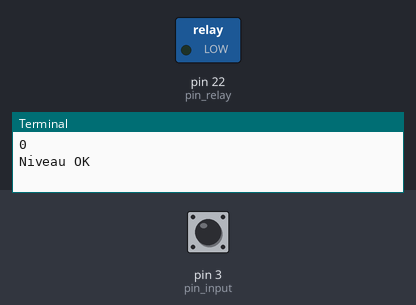
Simulated run of this program. Board: Raspberry Pi (header pin numbers). Shown: switched loads named in the program (green lamp = pin HIGH), the last lines printed to the terminal. The test bench sets the inputs (shaded band); at power-on: pin 3 (pin_input) HIGH. Databases and web services accept everything at once and return nothing; web requests get an empty 200 reply after 0.4 s.

Above: at 1.2 s.
1.3 s: pin 3 (pin_input) pulled LOW for 2.35 s
At 4.8 s:
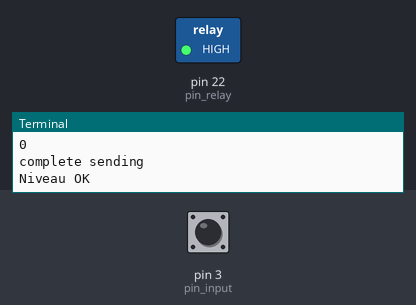
Timing chart, 0 to 7.9 s (numbered marks = the images above; inputs shaded):
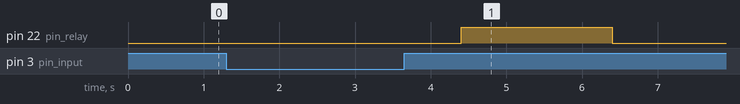

Measured:
- after the input at 1.3 s, pin 22 (pin_relay): LOW → HIGH after 3.1 s, → LOW 2.0 s later

The program:

niveau-eau-pushbullet.py
```python
from pushbullet import Pushbullet
import RPi.GPIO as GPIO
from time import sleep
import requests
import json

GPIO.setwarnings(False)
GPIO.setmode(GPIO.BOARD)
pin_input = 3
GPIO.setup(pin_input, GPIO.IN)
pin_relay = 22
GPIO.setup(pin_relay, GPIO.OUT)
GPIO.output(pin_relay, False)

pb = Pushbullet("xxxxx")
print(pb.devices)
status = False

def getContacts(self):
        """ Gets your contacts
            https://docs.pushbullet.com/v2/contacts
            returns a list of contacts
        """
        return self._request("GET", HOST + "/contacts")["contacts"]

def _request(self, method, url, postdata=None, params=None, files=None):
        headers = {"Accept": "application/json",
                   "Content-Type": "application/json",
                   "User-Agent": "pyPushBullet"}

        if postdata:
            postdata = json.dumps(postdata)

        r = requests.request(method,
                             url,
                             data=postdata,
                             params=params,
                             headers=headers,
                             files=files,
                             auth=HTTPBasicAuth(self.apiKey, ""))

        r.raise_for_status()
        return r.json()


def pushNote(self, recipient, title, body, recipient_type="device_iden"):
        """ Push a note
            https://docs.pushbullet.com/v2/pushes
            Arguments:
            recipient -- a recipient
            title -- a title for the note
            body -- the body of the note
            recipient_type -- a type of recipient (device, email, channel or client)
        """

        data = {"type": "note",
                "title": title,
                "body": body}

        data[recipient_type] = recipient

        return self._request("POST", HOST + "/pushes", data)

def send_notification_via_pushbullet(title, body):
    """ Sending notification via pushbullet.
        Args:
            title (str) : title of text.
            body (str) : Body of text.
    """
    data_send = {"type": "note", "title": title, "body": body}

    ACCESS_TOKEN = 'xxxxx'
    resp = requests.post('https://api.pushbullet.com/v2/pushes', data=json.dumps(data_send),
                         headers={'Authorization': 'Bearer ' + ACCESS_TOKEN, 'Content-Type': 'application/json'})
    if resp.status_code != 200:
        raise Exception('Something wrong')
    else:
        print 'complete sending'

while True:
    i = GPIO.input(pin_input)
    if i == 1:
        GPIO.setup(pin_input, GPIO.IN)
        print ("Niveau OK")
        sleep(2)
        GPIO.output(pin_relay, False)
    elif i == 0:
        print ("Niveau d'eau atteint")
        gsm1 = pb.get_device('iPhone de TTTTT')
        push = gsm1.push_note("Alert !!", "Niveau d'innondation atteint")
	#push = pb.push_sms(gsm1, "+32476123456", "Alert innondation !!!")
        gsm2 = pb.devices[0]
	#myriam = pb.contact[0]
	#push = myriam.push_note("Alert !!", "Niveau d'innondation atteint")
	print(gsm2)
	push = pb.push_sms(gsm2, "+32477123456", "Alert innondation !!!")
        #push = gsm2.push_note("Alert GSM2!!", "Niveau d'innondation atteint")
        #push = pb.push_note("Hello world!", "We're using the api.", contact="zzzzz")
	send_notification_via_pushbullet("Alert innondation!!", "Niveau d'innodation atteint")
	#contacts = pb.getContacts()
	#print(contacts)
	#pushNote(self, "yyyyy@gmail.com", "Alert!!!", "Niveau atteint", recipient_type="device_iden")
	sleep(2)
        GPIO.output(pin_relay, True)
```
